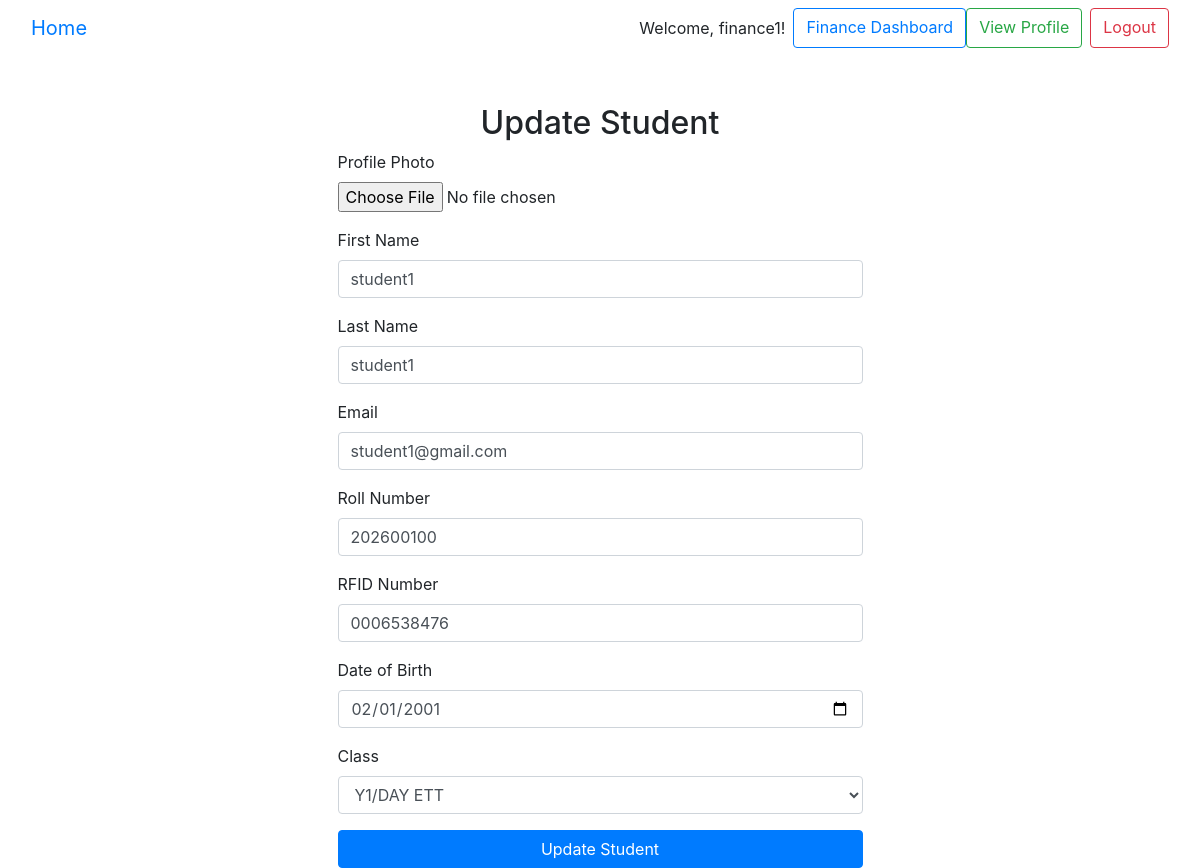
The app's page /students/student/update/26/ (signed in) with its own data.
### core/models.py (models this page shows, shortened)
class CustomUser(AbstractUser):
    ROLE_CHOICES = [
        ('admin', 'Admin'),
        ('hod', 'Head of Department'),
        ('lecturer', 'Lecturer'),
        ('finance', 'Finance Employee'),
        ('security', 'Security Employee'),
    ]
    is_hod = models.BooleanField(default=False)
    is_finance_employee = models.BooleanField(default=False)
    is_security_employee = models.BooleanField(default=False)
    is_lecturer = models.BooleanField(default=False)
    role = models.CharField(max_length=20, choices=ROLE_CHOICES)
    photo = models.ImageField(upload_to='user_photos/', blank=True, null=True)

### students/models.py (models this page shows, shortened)
class Student(models.Model):
    first_name = models.CharField(max_length=50)
    last_name = models.CharField(max_length=50)
    email = models.EmailField(unique=True)
    student_rollnumber = models.CharField(max_length=20, unique=True)
    student_rfidnumber = models.CharField(max_length=20, unique=True)
    date_of_birth = models.DateField()
    enrollment_date = models.DateField(default=timezone.now)
    photo = models.ImageField(upload_to='student_photos/', blank=True, null=True)
    assigned_class = models.ForeignKey(Class, on_delete=models.SET_NULL, null=True, related_name='students')
    created_by = models.ForeignKey(CustomUser, on_delete=models.SET_NULL, null=True, related_name='students_created')
    updated_by = models.ForeignKey(CustomUser, on_delete=models.SET_NULL, null=True, related_name='students_updated')

### classes/models.py (models this page shows, shortened)
class Class(models.Model):
    name = models.CharField(max_length=100, unique=True)
    academic_year = models.ForeignKey(AcademicYear, on_delete=models.CASCADE, related_name='classes')
    lecturers = models.ManyToManyField(User, limit_choices_to={'role': 'lecturer'}, related_name='classes')
    created_at = models.DateTimeField(auto_now_add=True)
    created_by = models.ForeignKey(User, on_delete=models.CASCADE, related_name='created_classes')

### students/views.py (the view, shortened to what this page needs)
# urls.py: path('student/update/<int:id>/', views.update_student, name='update_student'),
@login_required
def update_student(request, id):
    if request.user.role == 'lecturer' or request.user.role == 'security':
            raise PermissionDenied
    else:
        student = get_object_or_404(Student, id=id)
        classes = Class.objects.all()
        return render(request, 'students/update_student.html', {'student': student, 'classes': classes})

### students/templates/students/update_student.html (shortened to what this page needs)
{% extends 'base.html' %}
{% block content %}
<div class="container col-md-6 mt-5">
    <h2 class="text-center">Update Student</h2>
    <form method="POST" enctype="multipart/form-data">
        <div class="form-group">
            <label for="photo">Profile Photo</label>
            <input type="file" id="photo" name="photo" class="form-control-file">
        </div>
        <div class="form-group">
            <label for="first_name">First Name</label>
            <input type="text" id="first_name" name="first_name" value="{{ student.first_name }}" class="form-control" required>
        </div>
        <div class="form-group">
            <label for="last_name">Last Name</label>
            <input type="text" id="last_name" name="last_name" value="{{ student.last_name }}" class="form-control" required>
        </div>
        <div class="form-group">
            <label for="email">Email</label>
            <input type="email" id="email" name="email" value="{{ student.email }}" class="form-control" required>
        </div>
        <div class="form-group">
            <label for="student_rollnumber">Roll Number</label>
            <input type="text" id="student_rollnumber" name="student_rollnumber" value="{{ student.student_rollnumber }}" class="form-control" required>
        </div>
        <div class="form-group">
            <label for="rfid">RFID Number</label>
            <input type="text" id="rfid" name="rfid" value="{{ student.student_rfidnumber }}" class="form-control" required>
        </div>
        <div class="form-group">
            <label for="date_of_birth">Date of Birth</label>
            <input type="date" id="date_of_birth" name="date_of_birth" class="form-control" value="{{ student.date_of_birth|date:'Y-m-d' }}" required>
        </div>
        <div class="form-group">
            <label for="assigned_class">Class</label>
            <select id="assigned_class" name="assigned_class" class="form-control" required>
                {% for cls in classes %}
                    <option value="{{ cls.id }}" {% if student.assigned_class.id == cls.id %}selected{% endif %}>{{ cls.name }}</option>
                {% endfor %}
            </select>
        </div>
        <button type="submit" class="btn btn-primary btn-block">Update Student</button>
    </form>
</div>
{% endblock %}

### core/templates/base.html (shortened to what this page needs)
<!DOCTYPE html>
<html lang="en">
<head>
    <link href="https://maxcdn.bootstrapcdn.com/bootstrap/4.5.2/css/bootstrap.min.css" rel="stylesheet">
</head>
<body>
    <nav class="navbar navbar-expand-lg bg-body-tertiary">
        <div class="container-fluid">
            <a class="navbar-brand" href="{% url 'core:home' %}">Home</a>
          <form class="d-flex" role="search">
            {% if user.is_authenticated %}
                <span class="navbar-text">Welcome, {{ user.username }}!</span>
                {% if user.is_hod %}
                    <a href="{% url 'dashboard:hod_dashboard' %}" class="btn btn-outline-primary ml-2">HOD Dashboard</a>
                {% elif user.is_lecturer %}
                    <a href="{% url 'dashboard:lecturer_dashboard' %}" class="btn btn-outline-primary ml-2">Lecturer Dashboard</a>
                {% elif user.is_finance_employee %}
                    <a href="{% url 'dashboard:finance_dashboard' %}" class="btn btn-outline-primary ml-2">Finance Dashboard</a>
                {% elif user.is_security_employee %}
                    <a href="{% url 'dashboard:security_dashboard' %}" class="btn btn-outline-primary ml-2">Security Dashboard</a>
                {% endif %}
                <a href="{% url 'core:profile' %}" class="btn btn-outline-success">View Profile</a>
                <a href="{% url 'core:logout' %}" class="btn btn-outline-danger ml-2">Logout</a>
            {% else %}
                <a href="{% url 'core:login' %}" class="btn btn-outline-primary ml-2">Login</a>
            {% endif %}
          </form>
        </div>
    </nav>
    <div class="container mt-4">
        {% block content %}{% endblock %}
    </div>
</body>
</html>

### records on screen
CustomUser: username "finance1"
Student: first_name "student1", last_name "student1", email "student1@gmail.com", student_rollnumber "202600100", rfid "0006538476", date_of_birth "02/01/2001", assigned_class "Y1/DAY ETT"
